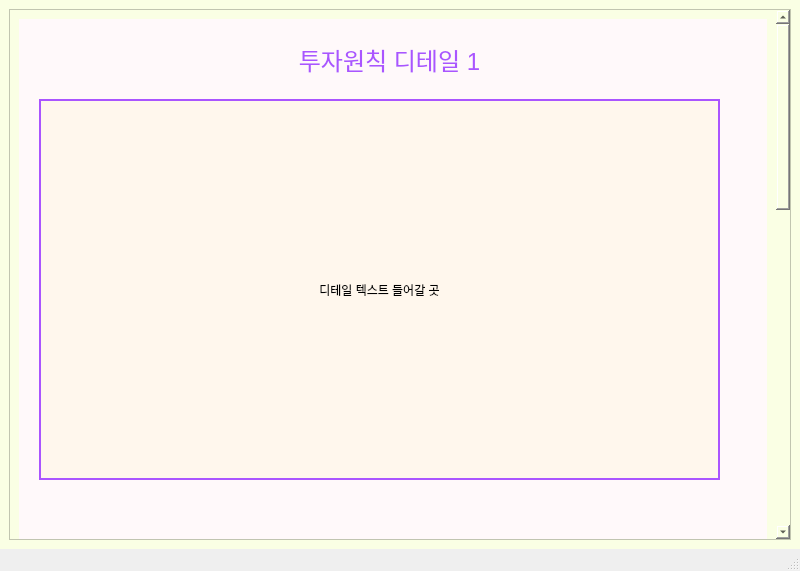
<?xml version="1.0" encoding="UTF-8"?>
<ui version="4.0">
 <class>MainWindow</class>
 <widget class="QMainWindow" name="MainWindow">
  <property name="geometry">
   <rect>
    <x>0</x>
    <y>0</y>
    <width>800</width>
    <height>571</height>
   </rect>
  </property>
  <property name="windowTitle">
   <string>MainWindow</string>
  </property>
  <widget class="QWidget" name="centralwidget">
   <property name="styleSheet">
    <string notr="true">background-color: rgb(250, 255, 228);</string>
   </property>
   <layout class="QVBoxLayout" name="verticalLayout">
    <item>
     <widget class="QScrollArea" name="scrollArea">
      <property name="styleSheet">
       <string notr="true">/*VERTICAL SCROLLBAR*/
QScrollBar:vertical {
	border:none;
	background-color: rgb(189, 189, 189);
	width: 14px;
	margin: 15px 0 15px 0;
	border-radius: 0px;
}
/* HANDLE BAR VERTICAL */
QScrollBar::handle:vertical {
	
	background-color: rgb(124, 124, 124);
	min-height: 30px;
	border-radius: 7px;
}
QScrollBar::handle:vertical:hover {
	background-color: rgb(187, 194, 216);
}
QScrollBar::handle:vertical:pressed {
	
	background-color: rgb(165, 162, 186);
}
/*BTN TOP -SCROLLBAR*/
QScrollBar::sub-line:vertical {
	border:none;
	
	background-color: rgb(106, 106, 106);
	height: 15px;
	border-top-left-radius: 7px;
	border-top-right-radius: 7px;
	subcontrol-position: top;
	subcontrol-origin: margin;
}
QScrollBar::sub-line:vertical:hover {
	background-color: rgb(124, 124, 124);
}
QScrollBar::sub-line:vertical:pressed {
	background-color: rgb(165, 162, 186);
}

</string>
      </property>
      <property name="widgetResizable">
       <bool>true</bool>
      </property>
      <widget class="QWidget" name="scrollAreaWidgetContents">
       <property name="geometry">
        <rect>
         <x>0</x>
         <y>0</y>
         <width>755</width>
         <height>1422</height>
        </rect>
       </property>
       <property name="styleSheet">
        <string notr="true"/>
       </property>
       <layout class="QVBoxLayout" name="verticalLayout_2">
        <item>
         <widget class="QWidget" name="widget" native="true">
          <property name="minimumSize">
           <size>
            <width>0</width>
            <height>1400</height>
           </size>
          </property>
          <property name="styleSheet">
           <string notr="true">background-color: rgb(255, 249, 250);</string>
          </property>
          <widget class="QLabel" name="label">
           <property name="geometry">
            <rect>
             <x>240</x>
             <y>10</y>
             <width>261</width>
             <height>61</height>
            </rect>
           </property>
           <property name="text">
            <string>&lt;html&gt;&lt;head/&gt;&lt;body&gt;&lt;p align=&quot;center&quot;&gt;&lt;span style=&quot; font-size:18pt; color:#aa55ff;&quot;&gt;투자원칙 디테일 1&lt;/span&gt;&lt;/p&gt;&lt;/body&gt;&lt;/html&gt;</string>
           </property>
          </widget>
          <widget class="QPushButton" name="pushButton">
           <property name="geometry">
            <rect>
             <x>20</x>
             <y>80</y>
             <width>681</width>
             <height>381</height>
            </rect>
           </property>
           <property name="styleSheet">
            <string notr="true">QPushButton{
	background-color: rgb(255, 247, 237);
	gridline-color: rgb(170, 85, 255);
	border-radius: 25Px;
	border: 2px solid rgb(170, 85, 255);
}
</string>
           </property>
           <property name="text">
            <string>디테일 텍스트 들어갈 곳</string>
           </property>
          </widget>
         </widget>
        </item>
       </layout>
      </widget>
     </widget>
    </item>
   </layout>
  </widget>
  <widget class="QMenuBar" name="menubar">
   <property name="geometry">
    <rect>
     <x>0</x>
     <y>0</y>
     <width>800</width>
     <height>26</height>
    </rect>
   </property>
  </widget>
  <widget class="QStatusBar" name="statusbar"/>
 </widget>
 <resources/>
 <connections/>
</ui>
